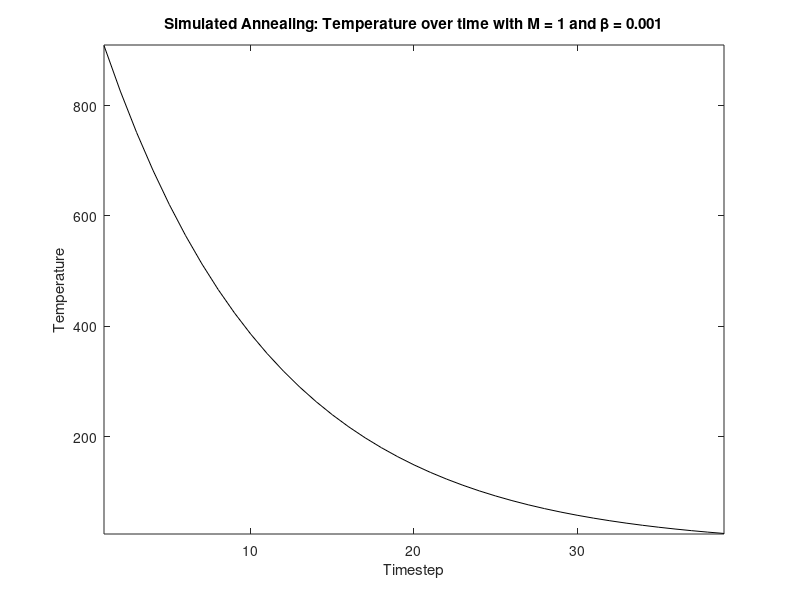
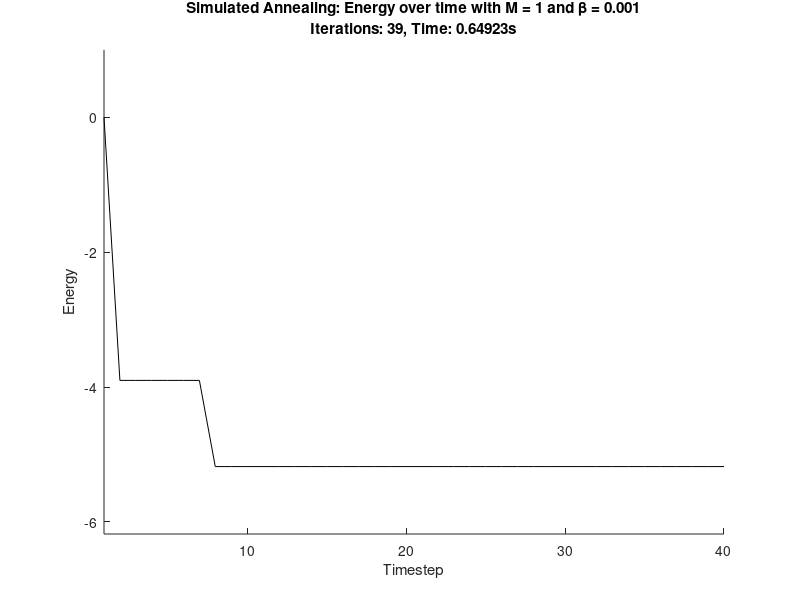
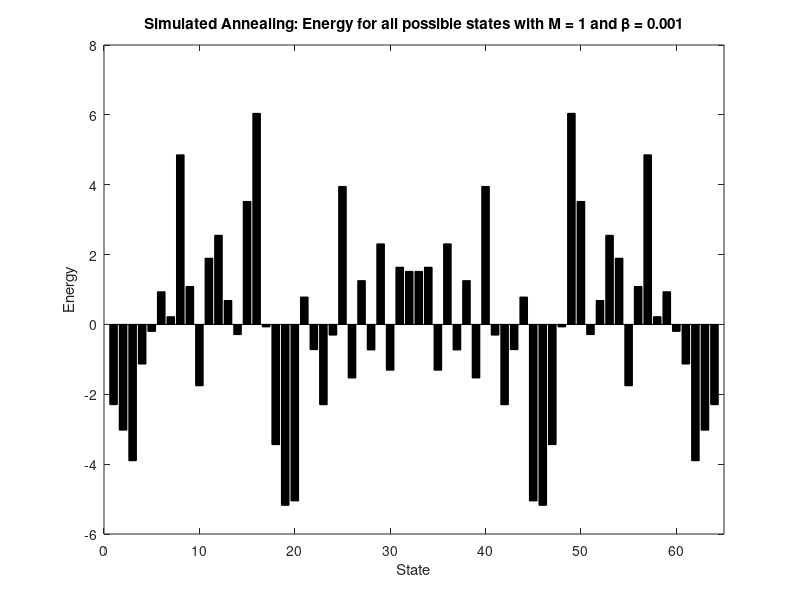
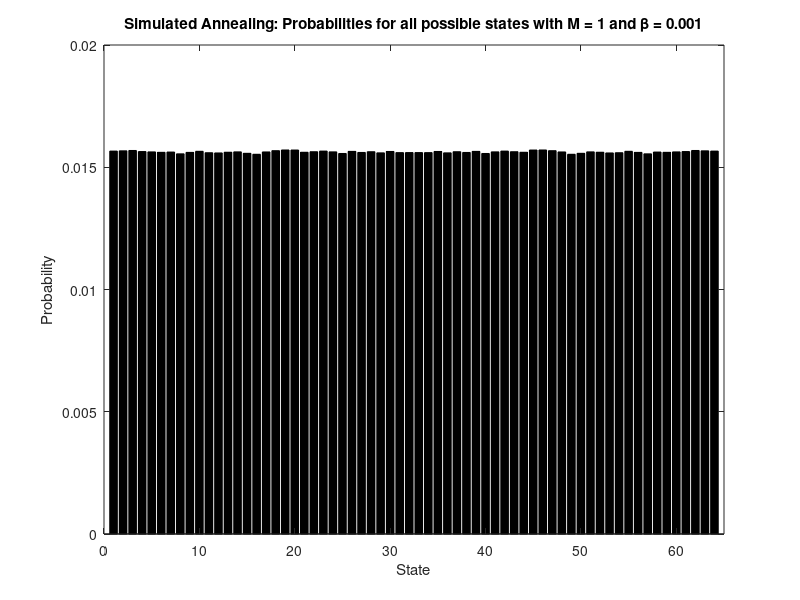

Recreate these plots in MATLAB, in order.
function ueb08()

    close all;
    clear all;

    N = 6;
    t_max = 40;
    Ms = [ 1 500 ];
    betas = [ .001 .01 .05 .1 .5 .9 ];

    for beta = betas

        for M = Ms

            W = ueb08a01(M,t_max,beta,1.1);
            probabilities = probabilities_for_all_possible_states(W,beta);

            figure;
            bar(probabilities,'k');
            xlim([0 2^N+1]);
            xlabel('State');
            ylabel('Probability');
            title([ 'Simulated Annealing: Probabilities for all possible states with M = ' num2str(M) ' and \beta = ' num2str(beta) ]);
            save_fig([ 'sim_probabilities_for_all_states_' int2str(M) '_' num2str(beta) ]);

            ueb08a02(W,M,t_max,beta,1.1);

        end

    end

end

function W = ueb08a01( M, t_max, beta, tau )

    N = 6;
    cmap = cool(N);
    beta_org = beta;

    % initialization

    state_possibilities = [ -1 1 ];
    states = state_possibilities(randi(length(state_possibilities),1,N));

    % create symmetric matrix
    W = randn(N);
    W = (W + W')/2;
    % set diagonal to zero
    W(1:N+1:N*N) = 0;

    % optimization

    temperature = zeros(t_max,1);
    energy = zeros(t_max,1);

    iterations = 0;
    tic;

    for k = 2:t_max

        for l = 1:M

            % select states randomly
            i = randi([1 N],1,1);

            E_pos = -.5*states(i)*W(i,:)*states';
            E_neg = -E_pos;
            E_dif = E_neg-E_pos;

            % flip states i
            if ((1+exp(beta*E_dif))^(-1)) > .5
                states(i) = -states(i);
            end

            iterations = iterations+1;

        end

        beta = beta*tau;
        temperature(k) = 1/beta;
        energy(k,1) = e(W,states);

    end

    % plotting

    figure;
    plot(1:t_max-1,temperature(2:end),'k-');
    xlim([1 t_max-1]);
    ylim([ min(temperature(2:end))-1 max(temperature(2:end))+1 ]);
    xlabel('Timestep');
    ylabel('Temperature');
    title([ 'Simulated Annealing: Temperature over time with M = ' int2str(M) ' and \beta = ' num2str(beta_org) ]);
    save_fig([ 'sim_temperature_over_time_' int2str(M) '_' num2str(beta_org) ]);

    figure;
    hold on;
    plot(1:t_max,energy,'k-');
    xlim([1 t_max]);
    ylim([ min(energy)-1 max(energy)+1 ]);
    xlabel('Timestep');
    ylabel('Energy');
    title({[ 'Simulated Annealing: Energy over time with M = ' int2str(M) ' and \beta = ' num2str(beta_org) ],[ 'Iterations: ' num2str(iterations) ', Time: ' num2str(toc) 's' ]});
    save_fig([ 'sim_energy_over_time_' int2str(M) '_' num2str(beta_org) ]);

    energies = energies_for_all_possible_states(W);

    figure;
    bar(energies,'k');
    xlim([0 2^N+1]);
    xlabel('State');
    ylabel('Energy');
    title([ 'Simulated Annealing: Energy for all possible states with M = ' int2str(M) ' and \beta = ' num2str(beta_org) ]);
    save_fig([ 'sim_energy_for_all_states_' int2str(M) '_' num2str(beta_org) ]);

end

function save_fig(name)

    path = 'plots';
    if exist(path) == 0
        mkdir(path);
    end
    print([ path filesep name '.pdf'],'-dpdf');

end

function energies = energies_for_all_possible_states( W )

    N = 6;
    state_possibilities = [ -1 1 ];
    energies = [];

    for s1 = state_possibilities
        for s2 = state_possibilities
            for s3 = state_possibilities
                for s4 = state_possibilities
                    for s5 = state_possibilities
                        for s6 = state_possibilities

                            states = [ s1 s2 s3 s4 s5 s6 ];
                            energies = [ energies e(W,states) ];

                        end
                    end
                end
            end
        end
    end

end

function energy = e( W, states )

    energy = -0.5*states*W*states';

end

function probabilities = probabilities_for_all_possible_states( W, beta )

    state_possibilities = [ -1 1 ];
    probabilities = [];

    for s1 = state_possibilities
        for s2 = state_possibilities
            for s3 = state_possibilities
                for s4 = state_possibilities
                    for s5 = state_possibilities
                        for s6 = state_possibilities

                            states = [ s1 s2 s3 s4 s5 s6 ];
                            probabilities = [ probabilities P(W,states,beta) ];

                        end
                    end
                end
            end
        end
    end

end

function probability = P( W, states, beta )

    state_possibilities = [ -1 1 ];
    Z = 0;

    for s1 = state_possibilities
        for s2 = state_possibilities
            for s3 = state_possibilities
                for s4 = state_possibilities
                    for s5 = state_possibilities
                        for s6 = state_possibilities

                            states_temp = [ s1 s2 s3 s4 s5 s6 ];
                            Z = Z + exp(-beta*e(W,states_temp));

                        end
                    end
                end
            end
        end
    end

    probability = (1/Z)*(exp(-beta*e(W,states)));

end

function ueb08a02( W, M, t_max, beta, tau )

    N = 6;
    cmap = cool(N);
    beta_org = beta;

    % initialization

    epsilon = 0.01;

    state_possibilities = [ -1 1 ];
    states = state_possibilities(randi(length(state_possibilities),1,N));

    % optimization

    convergence = false;
    e = zeros(N,1);
    temperature = zeros(t_max,1);
    energy = zeros(t_max,N);

    iterations = 0;
    tic;

    for k = 2:t_max

        while ~convergence

            e_old = e;

            for l = 1:N
                e(l) = -W(l,:)*states';
                states(l) = tanh(-beta*e(l));
            end

            if abs(e-e_old) < epsilon
                convergence = true;
            end

            iterations = iterations+1;

        end

        beta = beta*tau;
        temperature(k) = 1/beta;
        energy(k,1) = -0.5*states*W*states';

    end

    % plotting

    figure;
    plot(1:t_max-1,temperature(2:end),'k-');
    xlim([1 t_max-1]);
    ylim([ min(temperature(2:end))-1 max(temperature(2:end))+1 ]);
    xlabel('Timestep');
    ylabel('Temperature');
    title([ 'Mean-Field Annealing: Temperature over time with M = ' int2str(M) ' and \beta = ' num2str(beta_org) ]);
    save_fig([ 'mean_temperature_over_time_' int2str(M) '_' num2str(beta_org) ]);

    figure;
    hold on;
    plot(1:t_max,energy,'k-');
    xlim([1 t_max]);
    % ylim([ min(energy)-1 max(energy)+1 ]);
    xlabel('Timestep');
    ylabel('Energy');
    title({[ 'Mean-Field Annealing: Energy over time with M = ' int2str(M) ' and \beta = ' num2str(beta_org) ],[ 'Iterations: ' num2str(iterations) ', Time: ' num2str(toc) 's' ]});
    save_fig([ 'mean_energy_over_time_' int2str(M) '_' num2str(beta_org) ]);


end
